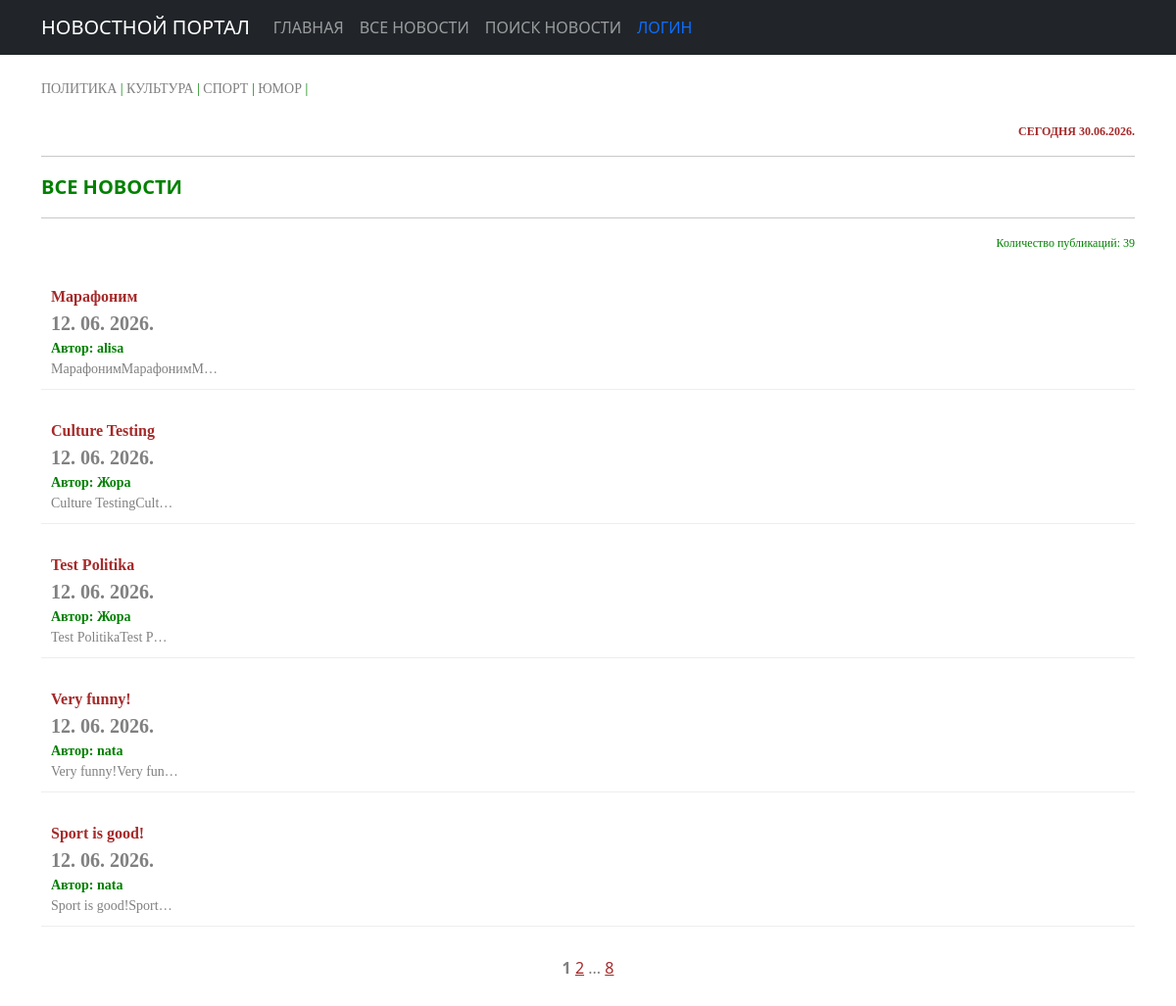
Before: /news/ with the older database file.
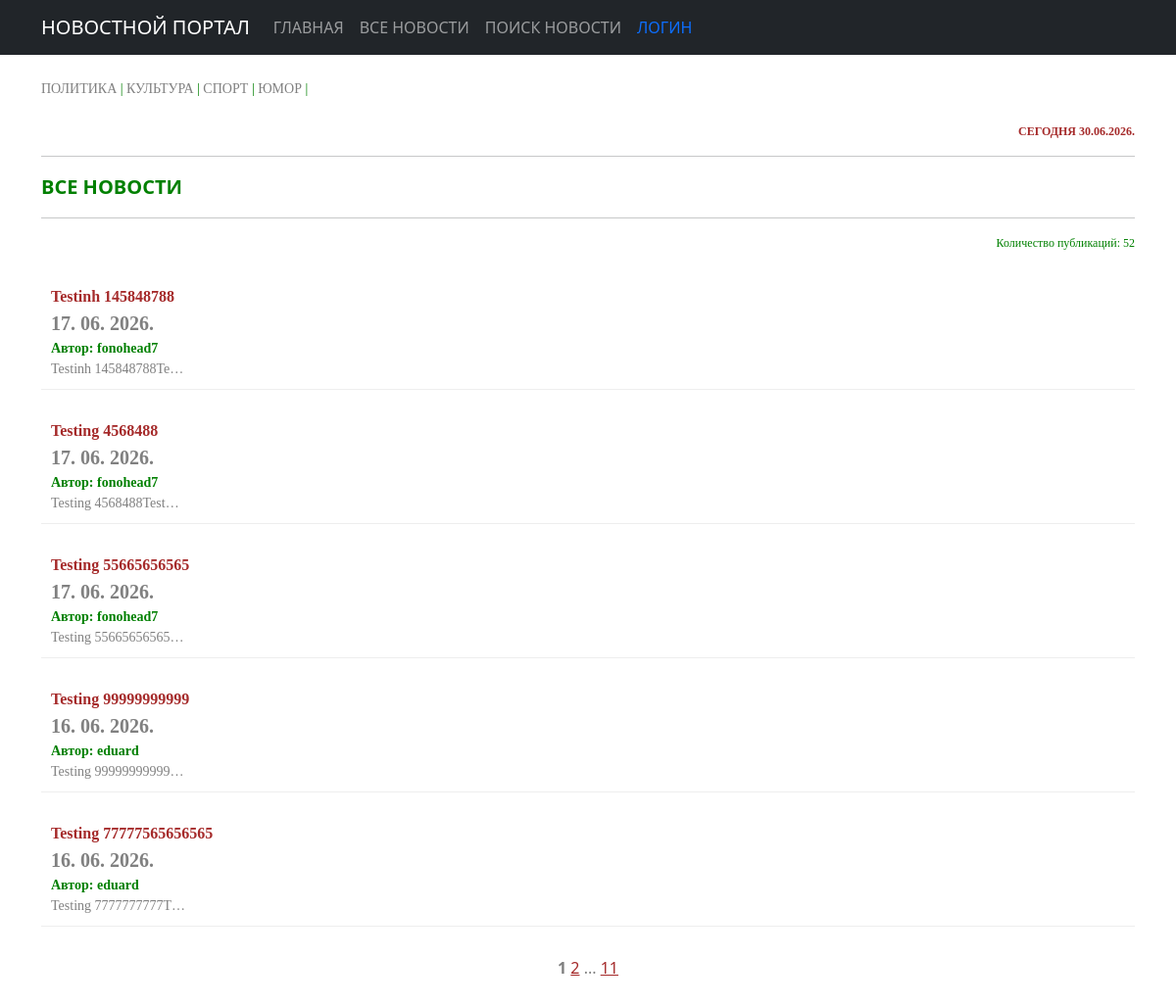
After: the same page with the newer database file.
### news/models.py (models this page shows, shortened)
class Post(models.Model):
    ARTICLE = 'AR'
    NEWS = 'NW'
    TYPE_CHOICES = [(ARTICLE, 'Статья'), (NEWS, 'Новость')]
    author = models.ForeignKey(Author, on_delete=models.CASCADE)
    post_type = models.CharField(max_length=2, choices=TYPE_CHOICES, default=ARTICLE)
    created_at = models.DateTimeField(auto_now_add=True)
    categories = models.ManyToManyField(Category, through='PostCategory')
    title = models.CharField(max_length=250)
    text = models.TextField()
    rating = models.IntegerField(default=0)
    class Meta:
        ordering = ['-created_at']

### accounts/models.py (models this page shows, shortened)
class Author(models.Model):
    user = models.OneToOneField(User, on_delete=models.CASCADE, related_name='author')
    rating = models.IntegerField(default=0)

### news/views.py (the view)
# urls.py: path('', PostListView.as_view(), name='post_list'),
class PostListView(ListView):
    model = Post
    ordering = '-created_at'
    template_name = 'flatpages/posts.html'
    context_object_name = 'posts'
    paginate_by = 5
    def get_queryset(self):
        queryset = super().get_queryset()
        self.filterset = NewsFilter(self.request.GET, queryset)
        return self.filterset.qs
    def get_context_data(self, **kwargs):
        context = super().get_context_data(**kwargs)
        context['filterset'] = self.filterset
        context['total_posts'] = Post.objects.count()
        return context

### accounts/context_processors.py (called while the page is built, shortened)
def user_groups(request):
    if request.user.is_authenticated:
        has_authors_group = request.user.groups.filter(name='authors').exists()
    else:
        has_authors_group = False
    return {
        'user_has_authors_group': has_authors_group,
    }

def user_groups_context(request):
    context = {
        'user_has_authors_group': False,
        'user_has_sub_politics_group': False,
        'user_has_sub_culture_group': False,
        'user_has_sub_sport_group': False,
        'user_has_sub_humour_group': False,
    }
    return context

### news/templatetags/custom_tags.py (called while the page is built)
@register.simple_tag()
def current_time(format_string='%d.%m.%Y.'):
    return datetime.utcnow().strftime(format_string)

@register.simple_tag(takes_context=True)
def url_replace(context, **kwargs):
   d = context['request'].GET.copy()
   for k, v in kwargs.items():
       d[k] = v
   return d.urlencode()

### templates/flatpages/posts.html (shortened to what this page needs)
{% extends 'flatpages/default.html' %}
{% load custom_filters %}
{% load custom_tags %}
{% block content %}
<br>
<div style="text-align: left; color: green; font-size: 14px; font-weight: normal; font-family: Tahoma;">
<a href="{% url 'news:post_politics' category_id=1 %}" class="my-category-link">ПОЛИТИКА</a> |
    <a href="{% url 'news:post_culture' category_id=3 %}" class="my-category-link">КУЛЬТУРА</a> |
    <a href="{% url 'news:post_sport' category_id=2 %}" class="my-category-link">СПОРТ</a> |
    <a href="{% url 'news:post_humour' category_id=4 %}" class="my-category-link">ЮМОР</a> |
</div>
<br>
<div style="text-align: right; color: brown; font-size: 12px; font-weight: bold; font-family: tahoma;">
    СЕГОДНЯ {% current_time %}
</div>
<hr>
<div style="text-align: left; color: green; font-size: 20px; font-weight: bold;">
        ВСЕ НОВОСТИ
</div>
<hr>
<div style="text-align: right; color: green; font-size: 12px; font-weight: normal; font-family: tahoma;">
        Количество публикаций: {{ total_posts }}
</div>
<br>
{% if posts %}
<ol style="list-style-type: none; padding: 0; margin: 0;">
    {% for post in posts %}
        <li style="margin-bottom: 20px; padding: 10px; border-bottom: 1px solid #eeeeee;">
            <div style="text-align: left; color: grey; font-family: tahoma; font-size: 16px;">
                <div style="text-align: left; font-size: 16px;color: brown; font-weight: bold;">
                    {{ post.title|censor }}</div>
                <div style="text-align: left; font-size: 20px;color: grey; font-weight: bold;">
                    {{ post.created_at|date:"d. m. Y." }}</div>
                <div style="text-align: left; font-size: 14px;color: green; font-weight: bold;">
                    Автор: {{ post.author.user.username }}</div>
                <div style="text-align: left; font-size: 14px;">
                    {{ post.text|censor|truncatechars:20 }}</div>
            </div>
        </li>
    {% endfor %}
</ol>
{% else %}
<h2>Новостей нет!</h2>
{% endif %}
<div style="color: grey; text-align: center; margin: 30px 0;">
  <strong style="color: grey;">{{ page_obj.number }}</strong>
  {% if page_obj.has_next %}
    <a href="?{% url_replace page=page_obj.next_page_number %}" style="color: brown;">
        {{ page_obj.next_page_number }}</a>
    {% if page_obj.paginator.num_pages != page_obj.next_page_number %}
      ... <a href="?{% url_replace page=page_obj.paginator.num_pages %}" style="color: brown;">
    {{ page_obj.paginator.num_pages }}</a>
    {% endif %}
  {% endif %}
</div>
{% endblock content %}

Changed rows visible on the page:
no longer on this page (row unchanged): Post: title|censor "Марафоним", created_at "12. 06. 2026.", author.user.username "alisa", text|censor "МарафонимМарафонимМ…"
no longer on this page (row unchanged): Post: title|censor "Culture Testing", created_at "12. 06. 2026.", author.user.username "Жора", text|censor "Culture TestingCult…"
no longer on this page (row unchanged): Post: title|censor "Test Politika", created_at "12. 06. 2026.", author.user.username "Жора", text|censor "Test PolitikaTest P…"
no longer on this page (row unchanged): Post: title|censor "Very funny!", created_at "12. 06. 2026.", author.user.username "nata", text|censor "Very funny!Very fun…"
no longer on this page (row unchanged): Post: title|censor "Sport is good!", created_at "12. 06. 2026.", author.user.username "nata", text|censor "Sport is good!Sport…"
added Post: title|censor "Testinh 145848788", created_at "17. 06. 2026.", author.user.username "fonohead7", text|censor "Testinh 145848788Te…"
added Post: title|censor "Testing 4568488", created_at "17. 06. 2026.", author.user.username "fonohead7", text|censor "Testing 4568488Test…"
added Post: title|censor "Testing 55665656565", created_at "17. 06. 2026.", author.user.username "fonohead7", text|censor "Testing 55665656565…"
added Post: title|censor "Testing 99999999999", created_at "16. 06. 2026.", author.user.username "eduard", text|censor "Testing 99999999999…"
added Post: title|censor "Testing 77777565656565", created_at "16. 06. 2026.", author.user.username "eduard", text|censor "Testing 7777777777T…"
Other visible differences:
{{ total_posts }}: "39" → "52"
{{ page_obj.paginator.num_pages }}: "8" → "11"
